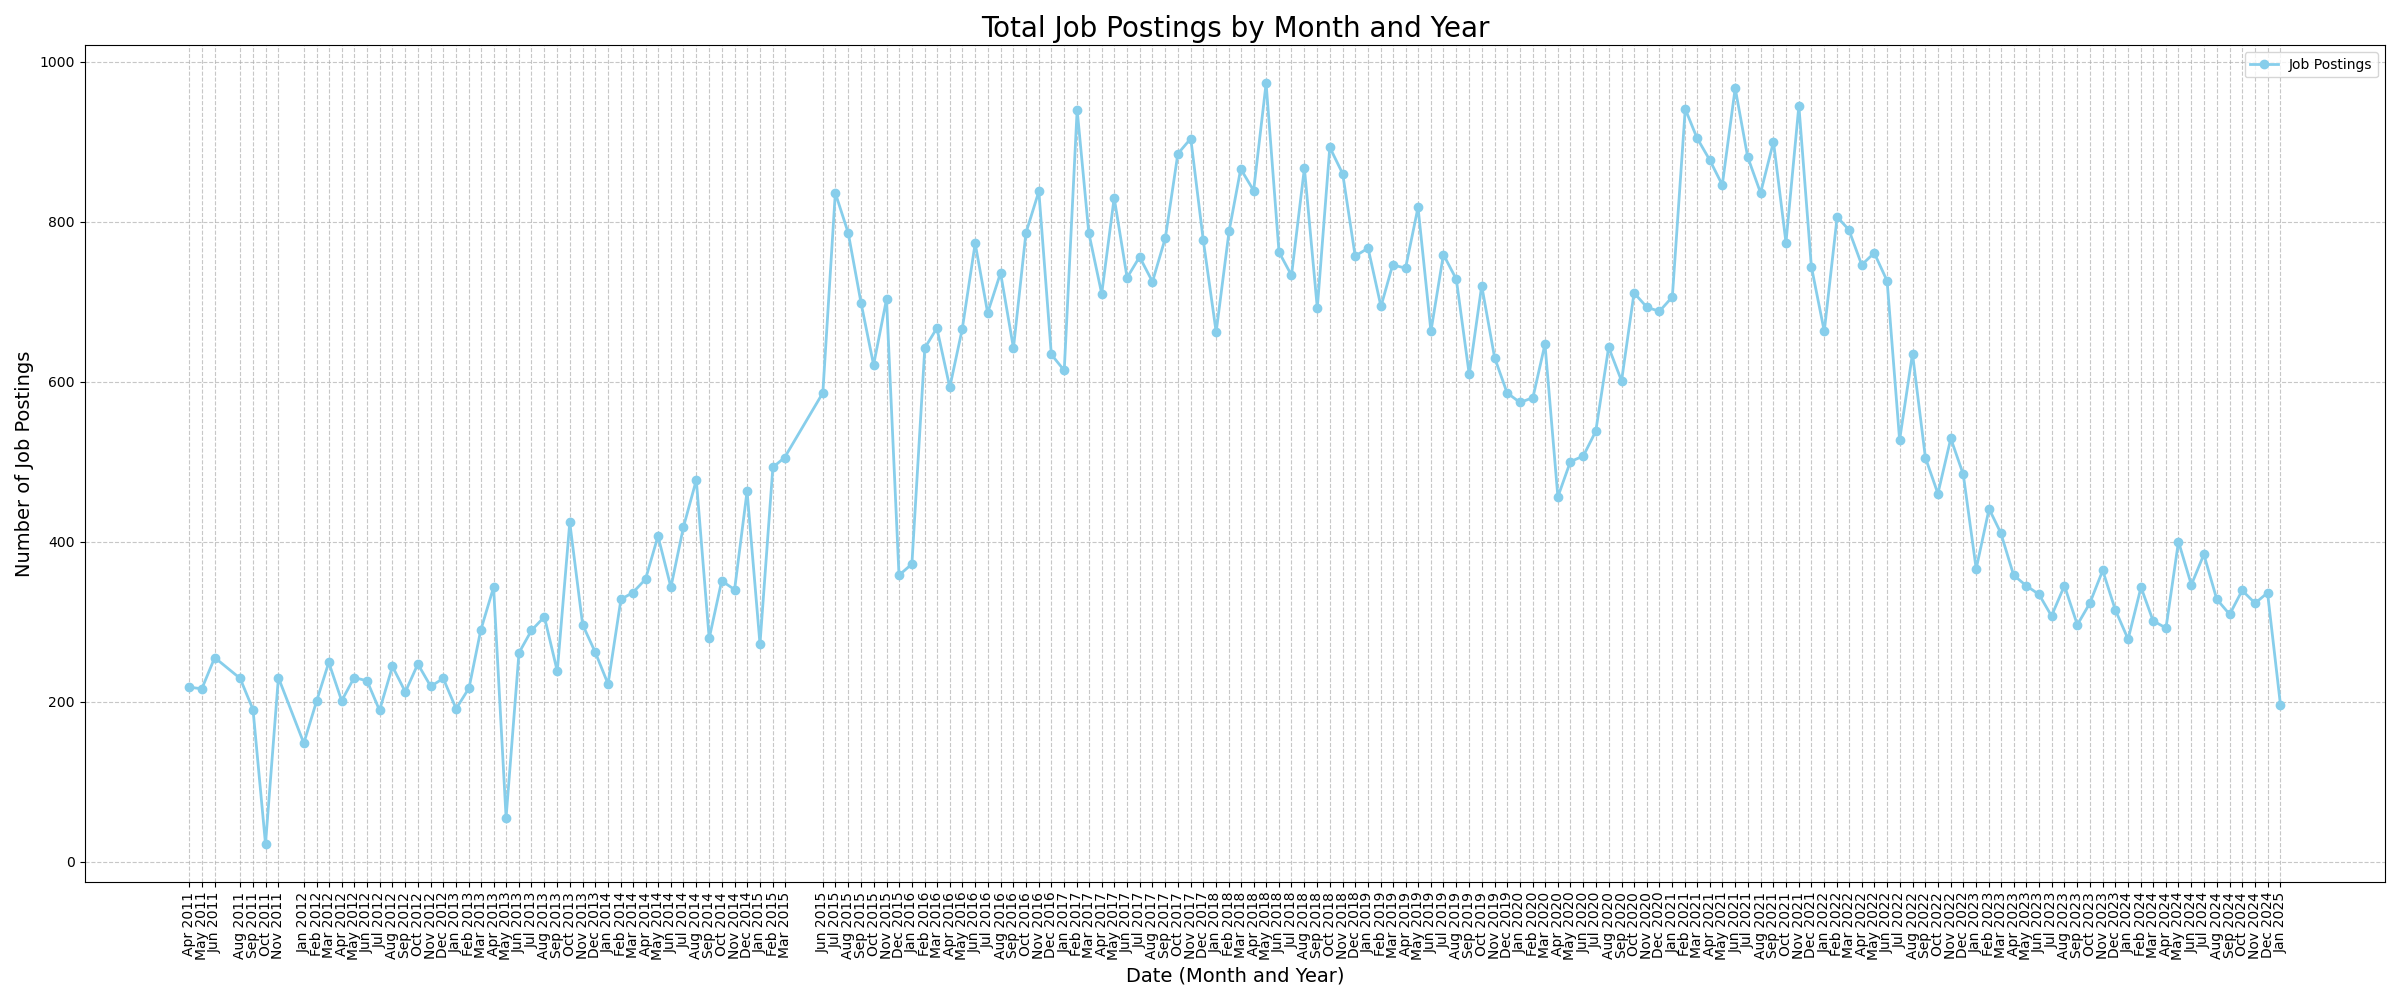

The Python source for this figure:
import json
import matplotlib.pyplot as plt
from datetime import datetime

# Load the JSON data
file_path = r'C:\Users\negin\soft_skills_analysis.json'
with open(file_path, 'r') as file:
    data = json.load(file)

# Extract data for the chart
dates = []
job_post_counts = []

for period, details in data["YC"].items():
    try:
        # Parse the date (e.g., "April-2012") to a datetime object
        date = datetime.strptime(period, "%B-%Y")
        num_posts = details.get("numJobPost", 0)
        dates.append(date)
        job_post_counts.append(num_posts)
    except ValueError:
        print(f"Skipping invalid period format: {period}")

# Sort data by date
sorted_dates, sorted_counts = zip(*sorted(zip(dates, job_post_counts)))

# Create the line chart
plt.figure(figsize=(24, 10))  # Increase figure size for more space
plt.plot(sorted_dates, sorted_counts, marker='o', linestyle='-', linewidth=2, color='skyblue', label="Job Postings")
plt.title("Total Job Postings by Month and Year", fontsize=20)
plt.xlabel("Date (Month and Year)", fontsize=14)
plt.ylabel("Number of Job Postings", fontsize=14)
plt.grid(True, linestyle='--', alpha=0.7)

# Add detailed x-axis labels (include all months) and rotate them
x_labels = [date.strftime("%b %Y") for date in sorted_dates]  # Format as "Mon Year" (e.g., "Apr 2012")
plt.xticks(sorted_dates, x_labels, rotation=90, fontsize=10)  # Rotate at 90 degrees for better readability

# Add legend and layout adjustments
plt.tight_layout()
plt.legend()

# Save and show the chart
plt.savefig("job_postings_all_months_years.png")
plt.show()
